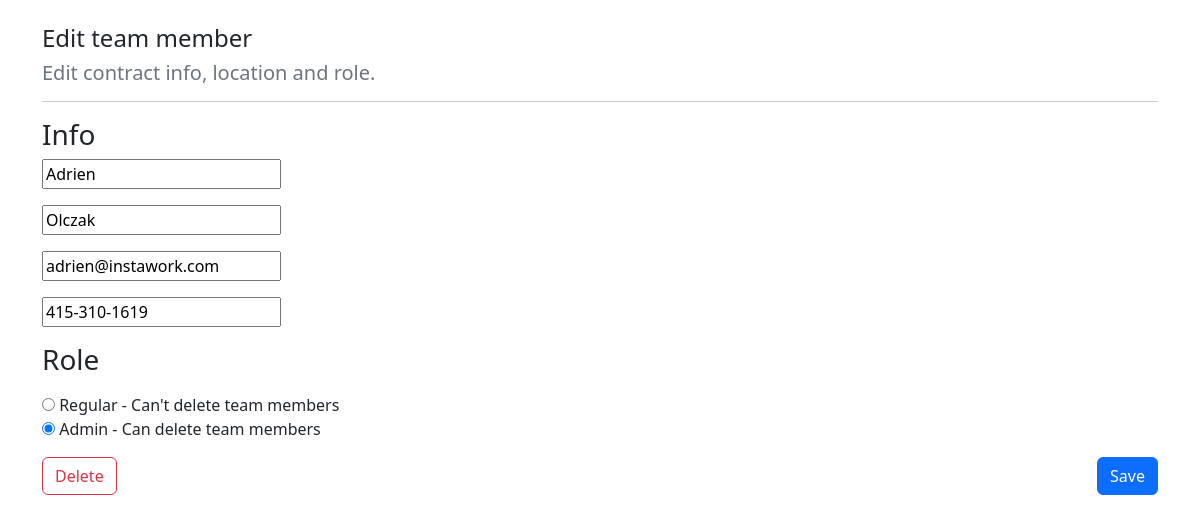
Screenshot of /team_member/1/edit with the database file from the repository.
### team_member/models.py (models this page shows, shortened)
class TeamMember(models.Model):
    first_name = models.CharField(max_length=20)
    last_name = models.CharField(max_length=30)
    phone_number = models.CharField(max_length=20)
    email = models.EmailField(max_length=50)
    status = models.BooleanField(default=False, choices=role_status)

### team_member/views.py (the view)
# urls.py: path('<int:member_id>/edit', views.edit, name='edit'),
def edit(request, member_id):
    member = get_object_or_404(TeamMember, id=member_id)
    if request.method == 'POST':
        team_member_form = TeamMemberForm(request.POST, instance=member)
        if team_member_form.is_valid():
            team_member_form.save()
            return HttpResponseRedirect(reverse('team_member:index'))
        else:
            return render(request, 'team_member/edit.html', {'form': team_member_form})
    else:
        team_member_form = TeamMemberForm(instance=member)
        return render(request, 'team_member/edit.html', {'form': team_member_form, 'member_id': member_id})

### team_member/form.py
class TeamMemberForm(forms.ModelForm):
    class Meta:
        model = TeamMember
        fields = ["first_name", "last_name", "phone_number", "email", "status"]
        labels = {"status": ""}
        widgets = {
            "first_name": forms.TextInput(attrs={'placeholder': 'Enter first name here'}),
            "last_name": forms.TextInput(attrs={'placeholder': 'Enter last name here'}),
            "phone_number": forms.TextInput(attrs={'placeholder': 'Enter phone number here'}),
            "email": forms.TextInput(attrs={'placeholder': 'Enter email here'}),
            "status": forms.RadioSelect,
        }

### team_member/templates/team_member/edit.html (shortened to what this page needs)
{% extends 'team_member/base.html' %}
{% block content %}
{% load static %}
<link rel="stylesheet" type="text/css" href="{% static 'team_member/style.css' %}">
<h4>Edit team member</h4>
<h5 class="text-muted">Edit contract info, location and role.</h5>
<hr>
<form action="" method="post">
    <h3>Info</h3>
    <div class="mb-3">
        <p>{{ form.first_name }}</p>
        <p>{{ form.last_name }}</p>
        <p>{{ form.email }}</p>
        <p>{{ form.phone_number }}</p>
    </div>
    <h3>Role</h3>
    <p>{{ form.status}}</p>
    <input type="submit" class="btn btn-primary float-end" value="Save">
</form>
<form action="{% url 'team_member:delete' member_id %}" method="post">
    <input type="submit" class="btn btn-outline-danger" value="Delete">
</form>
{% endblock %}

### rows the page displays
TeamMember: first_name "Adrien", last_name "Olczak", email "adrien@instawork.com", phone_number "415-310-1619", status "☐ Regular - Can't delete team me ☑ Admin - Can delete team member"
